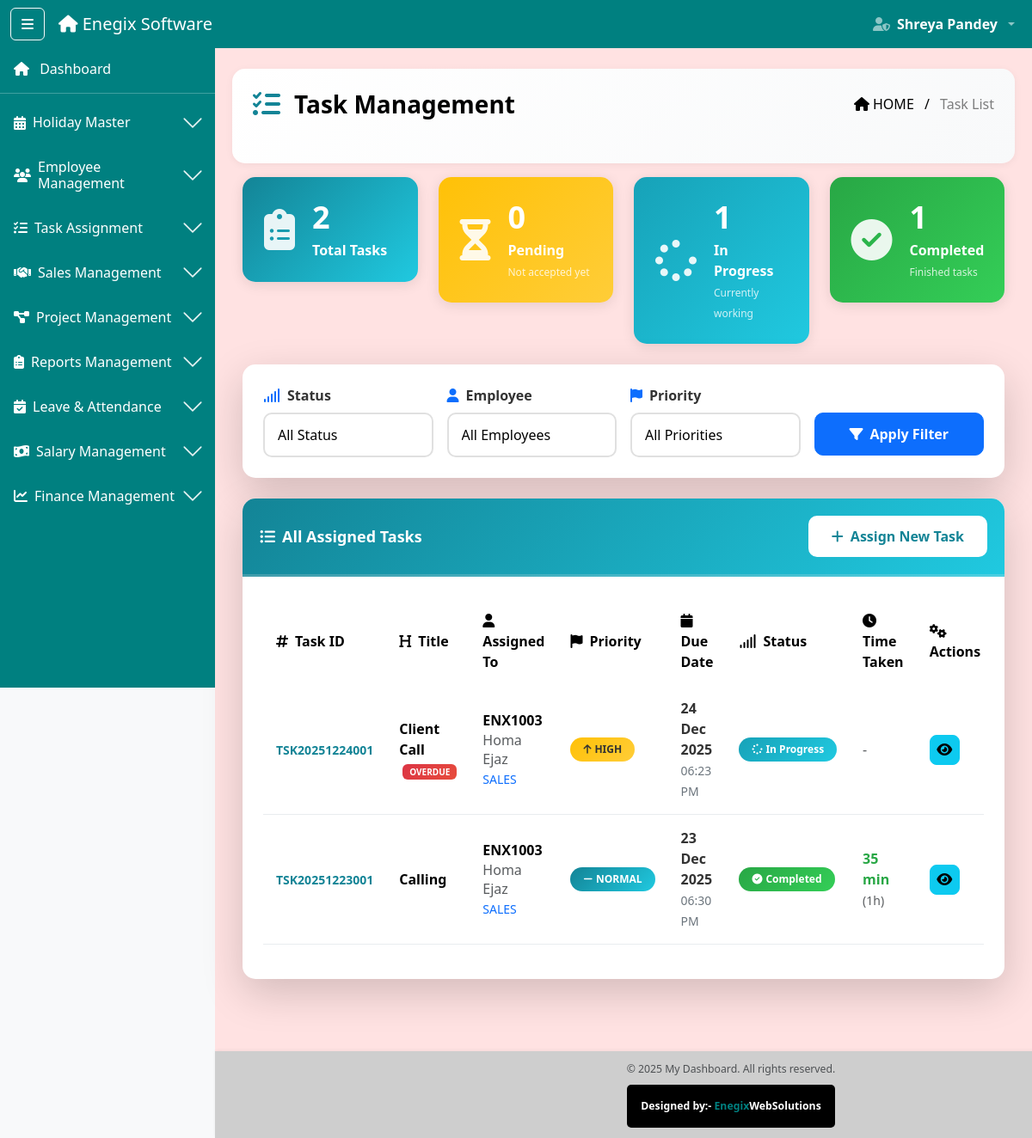
Page /tasks/admin/list/ (signed in) on the committed database.
### software_app/models.py (models this page shows, shortened)
class TaskAssignment(models.Model):
    PRIORITY_CHOICES = (
        ('urgent', 'Urgent'),
        ('high', 'High'),
        ('normal', 'Normal'),
        ('low', 'Low'),
    )
    STATUS_CHOICES = (
        ('pending', 'Pending'),           # Just assigned, not seen by employee
        ('accepted', 'Accepted'),         # Employee accepted, timer started
        ('in_progress', 'In Progress'),   # Same as accepted (optional)
        ('completed', 'Completed'),       # Employee completed
        ('verified', 'Verified'),         # Super admin verified (optional for future)
    )
    task_id = models.CharField(max_length=15, unique=True, editable=False)
    assigned_to = models.ForeignKey(
        Employee,
        on_delete=models.CASCADE,
        related_name='assigned_tasks'
    )
    assigned_to_id_display = models.CharField(max_length=10)
    assigned_to_name = models.CharField(max_length=100)
    assigned_to_role = models.CharField(max_length=50)
    task_title = models.CharField(max_length=200, help_text="Short task title")
    task_description = models.TextField(help_text="Detailed task description")
    task_file = models.FileField(upload_to='task_files/', blank=True, null=True, help_text="Reference file")
    due_date = models.DateField(help_text="Task deadline date")
    due_time = models.TimeField(help_text="Task deadline time")
    priority = models.CharField(max_length=20, choices=PRIORITY_CHOICES, default='normal')
    status = models.CharField(max_length=20, choices=STATUS_CHOICES, default='pending')
    assigned_date = models.DateTimeField(auto_now_add=True)
    accepted_date = models.DateTimeField(blank=True, null=True, help_text="When employee accepted")
    completed_date = models.DateTimeField(blank=True, null=True, help_text="When employee completed")
    completion_notes = models.TextField(blank=True, null=True, help_text="Employee's completion report")
    time_taken_minutes = models.IntegerField(default=0, help_text="Time from accept to complete")
    assigned_by_admin = models.ForeignKey(
        AdminUser,
        on_delete=models.SET_NULL,
        null=True,
        blank=True,
        related_name='tasks_assigned'
    )
    assigned_by_name = models.CharField(max_length=100)
    assigned_by_role = models.CharField(max_length=50, default='super_admin')
    admin_remarks = models.TextField(blank=True, null=True)
    is_active = models.BooleanField(default=True)
    class Meta:
        ordering = ['-assigned_date']
        verbose_name = "Task Assignment"
        verbose_name_plural = "Task Assignments"
    @property
    def is_overdue(self):
        if self.status in ['completed', 'verified']:
            return False
        from datetime import datetime
        deadline = datetime.combine(self.due_date, self.due_time)
        now = datetime.now()
        return now > deadline

### software_app/decorators.py (the view)
        @wraps(view_func)
        def wrapper(request, *args, **kwargs):
            if 'user_id' not in request.session:
                messages.error(request, 'Please login first!')
                return redirect('login')
            user_role = request.session.get('role')
            if user_role not in allowed_roles:
                messages.error(request, 'You do not have permission to access this page!')
                return redirect('dashboard')
            return view_func(request, *args, **kwargs)

### software_app/context_processors.py (called while the page is built)
def user_context(request):
    return {
        'session_user_name': request.session.get('full_name', ''),
        'session_user_role': request.session.get('role', ''),
        'session_user_email': request.session.get('email', ''),
        'is_logged_in': 'user_id' in request.session,
    }

### software_app/templates/Tasks/admin_task_list.html (shortened to what this page needs)
{% extends 'base2.html' %}
{% load static %}
{% block content %}
<div class="ribbon-header d-flex justify-content-between align-items-center px-4 pb-5 mb-3" style="color: black">
  <div class="d-flex align-items-center">
    <i class="fas fa-tasks me-3 fs-2" style="color: #138496;"></i>
    <div class="fw-bold fs-3">Task Management</div>
  </div>
  <div class="breadcrumb-text text-end">
    <span class="text-black"><i class="fas fa-home me-1"></i>HOME</span>
    <span class="mx-2 text-black">/</span>
    <span class="text-black-50">Task List</span>
  </div>
</div>
<div class="container-fluid mt-2">
  <div class="row mb-4">
    <div class="col-md-3">
      <div class="stat-card stat-card-primary">
        <div class="stat-icon">
          <i class="fas fa-clipboard-list"></i>
        </div>
        <div class="stat-content">
          <h3>{{ total_tasks }}</h3>
          <p>Total Tasks</p>
        </div>
      </div>
    </div>
    <div class="col-md-3">
      <div class="stat-card stat-card-warning">
        <div class="stat-icon">
          <i class="fas fa-hourglass-half"></i>
        </div>
        <div class="stat-content">
          <h3>{{ pending_tasks }}</h3>
          <p>Pending</p>
          <small>Not accepted yet</small>
        </div>
      </div>
    </div>
    <div class="col-md-3">
      <div class="stat-card stat-card-info">
        <div class="stat-icon">
          <i class="fas fa-spinner"></i>
        </div>
        <div class="stat-content">
          <h3>{{ accepted_tasks }}</h3>
          <p>In Progress</p>
          <small>Currently working</small>
        </div>
      </div>
    </div>
    <div class="col-md-3">
      <div class="stat-card stat-card-success">
        <div class="stat-icon">
          <i class="fas fa-check-circle"></i>
        </div>
        <div class="stat-content">
          <h3>{{ completed_tasks }}</h3>
          <p>Completed</p>
          <small>Finished tasks</small>
        </div>
      </div>
    </div>
  </div>
  <div class="card shadow-lg mb-4 modern-card">
    <div class="card-body p-4">
      <form method="GET" class="row g-3">
        <div class="col-md-3">
          <label class="form-label"><i class="fas fa-signal me-2 text-primary"></i>Status</label>
          <select name="status" class="form-control modern-input">
            <option value="">All Status</option>
          </select>
        </div>
        <div class="col-md-3">
          <label class="form-label"><i class="fas fa-user me-2 text-primary"></i>Employee</label>
          <select name="employee" class="form-control modern-input">
            <option value="">All Employees</option>
          </select>
        </div>
        <div class="col-md-3">
          <label class="form-label"><i class="fas fa-flag me-2 text-primary"></i>Priority</label>
          <select name="priority" class="form-control modern-input">
            <option value="">All Priorities</option>
          </select>
        </div>
        <div class="col-md-3">
          <label class="form-label">&nbsp;</label>
          <button type="submit" class="btn btn-primary w-100 btn-filter">
            <i class="fas fa-filter me-2"></i>Apply Filter
          </button>
        </div>
      </form>
    </div>
  </div>
  <div class="card shadow-lg mb-4 modern-card">
    <div class="card-header table-title-bar d-flex justify-content-between align-items-center">
      <span class="fw-bold text-white"><i class="fas fa-list-ul me-2"></i>All Assigned Tasks</span>
      <a href="{% url 'assign_task' %}" class="btn btn-light btn-add-new">
        <i class="fas fa-plus me-2"></i>Assign New Task
      </a>
    </div>
    <div class="card-body p-4">
      {% if tasks %}
      <div class="table-responsive">
        <table class="table table-hover modern-table" id="taskTable">
          <thead>
            <tr>
              <th><i class="fas fa-hashtag me-2"></i>Task ID</th>
              <th><i class="fas fa-heading me-2"></i>Title</th>
              <th><i class="fas fa-user me-2"></i>Assigned To</th>
              <th><i class="fas fa-flag me-2"></i>Priority</th>
              <th><i class="fas fa-calendar me-2"></i>Due Date</th>
              <th><i class="fas fa-signal me-2"></i>Status</th>
              <th><i class="fas fa-clock me-2"></i>Time Taken</th>
              <th><i class="fas fa-cogs me-2"></i>Actions</th>
            </tr>
          </thead>
          <tbody>
            {% for task in tasks %}
            <tr class="table-row-hover">
              <td><strong class="task-id">{{ task.task_id }}</strong></td>
              <td>
                <strong>{{ task.task_title|truncatewords:5 }}</strong>
                {% if task.is_overdue and task.status != 'completed' %}
                <span class="badge badge-overdue ms-1">OVERDUE</span>
                {% endif %}
              </td>
              <td>
                <div class="employee-info">
                  <strong>{{ task.assigned_to_id_display }}</strong><br>
                  <span class="text-muted">{{ task.assigned_to_name }}</span><br>
                  <small class="text-primary">{{ task.assigned_to_role|upper }}</small>
                </div>
              </td>
              <td>
                {% if task.priority == 'urgent' %}
                <span class="badge modern-badge badge-urgent">
                  <i class="fas fa-exclamation-triangle me-1"></i>URGENT
                </span>
                {% elif task.priority == 'high' %}
                <span class="badge modern-badge badge-high">
                  <i class="fas fa-arrow-up me-1"></i>HIGH
                </span>
                {% elif task.priority == 'normal' %}
                <span class="badge modern-badge badge-normal">
                  <i class="fas fa-minus me-1"></i>NORMAL
                </span>
                {% else %}
                <span class="badge modern-badge badge-low">
                  <i class="fas fa-arrow-down me-1"></i>LOW
                </span>
                {% endif %}
              </td>
              <td>
                <span class="date-display">{{ task.due_date|date:"d M Y" }}</span><br>
                <small class="time-display">{{ task.due_time|time:"h:i A" }}</small>
              </td>
              <td>
                {% if task.status == 'pending' %}
                <span class="badge modern-badge badge-pending">
                  <i class="fas fa-hourglass-half me-1"></i>Pending
                </span>
                {% elif task.status == 'accepted' %}
                <span class="badge modern-badge badge-accepted">
                  <i class="fas fa-spinner me-1"></i>In Progress
                </span>
                {% elif task.status == 'completed' %}
                <span class="badge modern-badge badge-completed">
                  <i class="fas fa-check-circle me-1"></i>Completed
                </span>
                {% endif %}
              </td>
              <td>
                {% if task.status == 'completed' %}
                <strong class="time-taken">{{ task.time_taken_minutes }} min</strong><br>
                <small class="text-muted">({% widthratio task.time_taken_minutes 60 1 %}h)</small>
                {% else %}
                <span class="text-muted">-</span>
                {% endif %}
              </td>
              <td>
                <div class="action-buttons">
                  <a href="{% url 'admin_view_task_detail' task.id %}" class="btn btn-action btn-info" title="View Details">
                    <i class="fas fa-eye"></i>
                  </a>
                </div>
              </td>
            </tr>
            {% endfor %}
          </tbody>
        </table>
      </div>
      {% endif %}
    </div>
  </div>
</div>
{% endblock %}

### software_app/templates/navbar2.html (shortened to what this page needs)
{% load static %}
<nav class="navbar navbar-expand-lg navbar-dark table-title-bar fixed-top">
  <div class="container-fluid">
    <button class="btn btn-outline-light me-3" id="sidebarToggle">
      <i class="fas fa-bars"></i>
    </button>
    <a class="navbar-brand" href="{% url 'dashboard' %}">
      <i class="fa-solid fa-house"></i> Enegix Software
    </a>
    <ul class="navbar-nav ms-auto">
      <li class="nav-item dropdown">
        <a class="nav-link dropdown-toggle d-flex align-items-center gap-2"
           href="#"
           role="button"
           data-bs-toggle="dropdown">
          {% if request.session.role == 'super_admin' %}
            <i class="fas fa-user-shield fw-bold"></i>
          {% elif request.session.role == 'admin' or request.session.role == 'hr' %}
            <i class="fas fa-user-tie fw-bold"></i>
          {% elif request.session.role == 'developer' %}
            <i class="fas fa-code fw-bold"></i>
          {% elif request.session.role == 'sales' %}
            <i class="fas fa-chart-line fw-bold"></i>
          {% elif request.session.role == 'seos' %}
            <i class="fas fa-search fw-bold"></i>
          {% elif request.session.role == 'digital_marketing' %}
            <i class="fas fa-bullhorn fw-bold"></i>
          {% else %}
            <i class="fas fa-user-circle"></i>
          {% endif %}
          <span class="text-white fw-bold">
            {{ request.session.full_name }}
          </span>
        </a>
      </li>
    </ul>
  </div>
</nav>

### software_app/static/css/style.css (style rules this page uses)
body { min-height: 100vh; background-color: #f8f9fa; transition: margin-left 0.3s ease; display: flex; flex-direction: column; }
html, body { overflow-x: hidden; width: 100%; }
.navbar { z-index: 1100; position: fixed; top: 0; left: 0; right: 0; }
.table-title-bar { background-color:#008080; }

### software_app/templates/Tasks/admin_task_list.html (style rules this page uses)
.modern-card { border-radius: 15px; border: none; overflow: hidden; }
.ribbon-header { background: linear-gradient(135deg, #ffffff 0%, #f8f9fa 100%); border-radius: 15px; padding: 20px; margin-bottom: 20px; box-shadow: 0 2px 10px rgba(0,0,0,0.05); }
.stat-card { border-radius: 15px; padding: 25px; display: flex; align-items: center; gap: 20px; transition: all 0.3s ease; box-shadow: 0 3px 15px rgba(0,0,0,0.1); border: none; }
.stat-card-primary { background: linear-gradient(135deg, #138496 0%, #20c9e0 100%); color: white; }
.stat-card-warning { background: linear-gradient(135deg, #ffc107 0%, #ffcd38 100%); color: white; }
.stat-card-info { background: linear-gradient(135deg, #17a2b8 0%, #20c9e0 100%); color: white; }
.stat-card-success { background: linear-gradient(135deg, #28a745 0%, #34ce57 100%); color: white; }
.stat-icon { font-size: 48px; opacity: 0.9; }
.stat-content h3 { margin: 0; font-size: 36px; font-weight: 700; }
.stat-content p { margin: 5px 0 0; font-size: 16px; font-weight: 600; }
.stat-content small { font-size: 12px; opacity: 0.8; }
.modern-input { border: 2px solid #e0e0e0 !important; border-radius: 10px; padding: 12px 15px; transition: all 0.3s ease; color: #000; }
.form-label { font-weight: 600; color: #333; margin-bottom: 8px; }
.btn-filter { border-radius: 10px; padding: 12px; font-weight: 600; transition: all 0.3s ease; }
.card-header.table-title-bar { background: linear-gradient(135deg, #138496 0%, #20c9e0 100%); padding: 20px; font-size: 18px; border-bottom: 3px solid rgba(255,255,255,0.2); }
.btn-add-new { padding: 10px 25px; border-radius: 10px; font-weight: 600; transition: all 0.3s ease; background: white; color: #138496; border: 2px solid white; }
.modern-table { border-collapse: separate; border-spacing: 0; }
.modern-table thead tr { background: linear-gradient(135deg, #138496 0%, #20c9e0 100%); color: white; }
.modern-table thead th { padding: 15px; font-weight: 600; border: none; vertical-align: middle; }
.modern-table tbody td { padding: 15px; vertical-align: middle; border-bottom: 1px solid #e9ecef; }
.table-row-hover { transition: all 0.3s ease; }
.task-id { color: #138496; font-size: 14px; }
.employee-info { line-height: 1.4; }
.date-display { font-weight: 600; color: #333; }
.time-display { color: #6c757d; }
.time-taken { color: #28a745; font-size: 16px; }
.modern-badge { padding: 8px 15px; border-radius: 20px; font-weight: 600; font-size: 12px; display: inline-flex; align-items: center; transition: all 0.3s ease; }
.badge-high { background: linear-gradient(135deg, #ffc107 0%, #ffcd38 100%); color: #333; }
.badge-normal { background: linear-gradient(135deg, #138496 0%, #20c9e0 100%); color: white; }
.badge-accepted { background: linear-gradient(135deg, #17a2b8 0%, #20c9e0 100%); color: white; }
.badge-completed { background: linear-gradient(135deg, #28a745 0%, #34ce57 100%); color: white; }
.badge-overdue { background: linear-gradient(135deg, #dc3545 0%, #e74c3c 100%); color: white; font-size: 10px; padding: 4px 8px; }
.action-buttons { display: flex; gap: 5px; }
.btn-action { width: 35px; height: 35px; border-radius: 8px; display: inline-flex; align-items: center; justify-content: center; padding: 0; transition: all 0.3s ease; }

### rows in the picture
TaskAssignment: session.full_name "Shreya Pandey", task_id "TSK20251223001", task_title "Calling", assigned_to_id_display "ENX1003", assigned_to_name "Homa Ejaz", assigned_to_role "SALES", priority "normal" (drawn), due_date "23 Dec 2025", due_time "06:30 PM", status "completed" (drawn), time_taken_minutes "35", time_taken_minutes "1"
TaskAssignment: task_id "TSK20251224001", task_title "Client Call", status "OVERDUE", assigned_to_id_display "ENX1003", assigned_to_name "Homa Ejaz", assigned_to_role "SALES", priority "high" (drawn), due_date "24 Dec 2025", due_time "06:23 PM"

### other values in the picture
{{ total_tasks }} "2"
{{ pending_tasks }} "0"
{{ accepted_tasks }} "1"
{{ completed_tasks }} "1"
